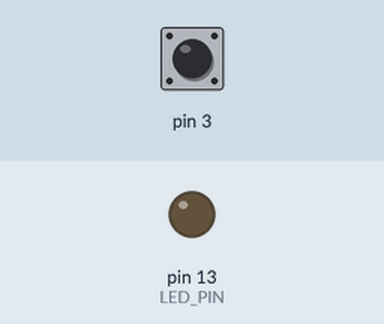
Recording of a sketch running on a simulated Arduino Uno, built with avr-gcc and run on an emulated ATmega328P. On the bench: output pins drawn as LEDs (lit = HIGH). The test bench sets the inputs (shaded band); at power-on: pin 3 HIGH.

Above: at 1.2 s.
1.3 s: pin 3 pulled LOW for 0.15 s
At 1.8 s:
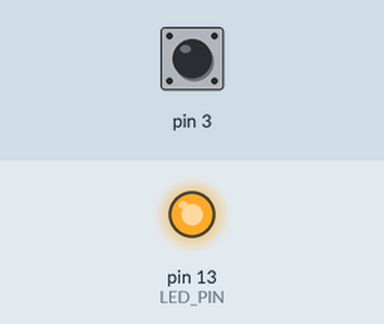
3.4 s: pin 3 pulled LOW for 3.2 s
At 7.7 s:
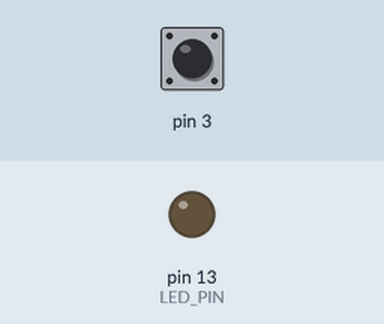
Timing chart, 0 to 9.2 s (numbered marks = the images above; inputs shaded):
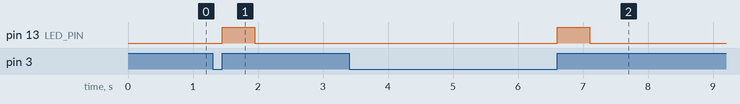

The sketch:

Interupt.ino.ino
```cpp
#define LED_PIN 13
volatile bool triggered = false;

void setup() {
  pinMode(LED_PIN, OUTPUT);
  pinMode(3, INPUT_PULLUP);
  digitalWrite(LED_PIN, LOW);

  cli(); // interupt off
  EICRA |= (1 << ISC11) | (1 << ISC10);
  EIMSK |= (1 << INT1);
  sei(); // interupt on

}

void loop() {
  if(triggered){
    digitalWrite(LED_PIN, HIGH);
    delay(500);
    digitalWrite(LED_PIN, LOW);
    triggered = false;
  }

}

ISR(INT1_vect){
  triggered = true;
}
```

Measured:
- after the input at 1.3 s, pin 13 (LED_PIN): LOW → HIGH after 0.15 s, → LOW 0.50 s later
- after the input at 3.4 s, pin 13 (LED_PIN): LOW → HIGH after 3.2 s, → LOW 0.50 s later
